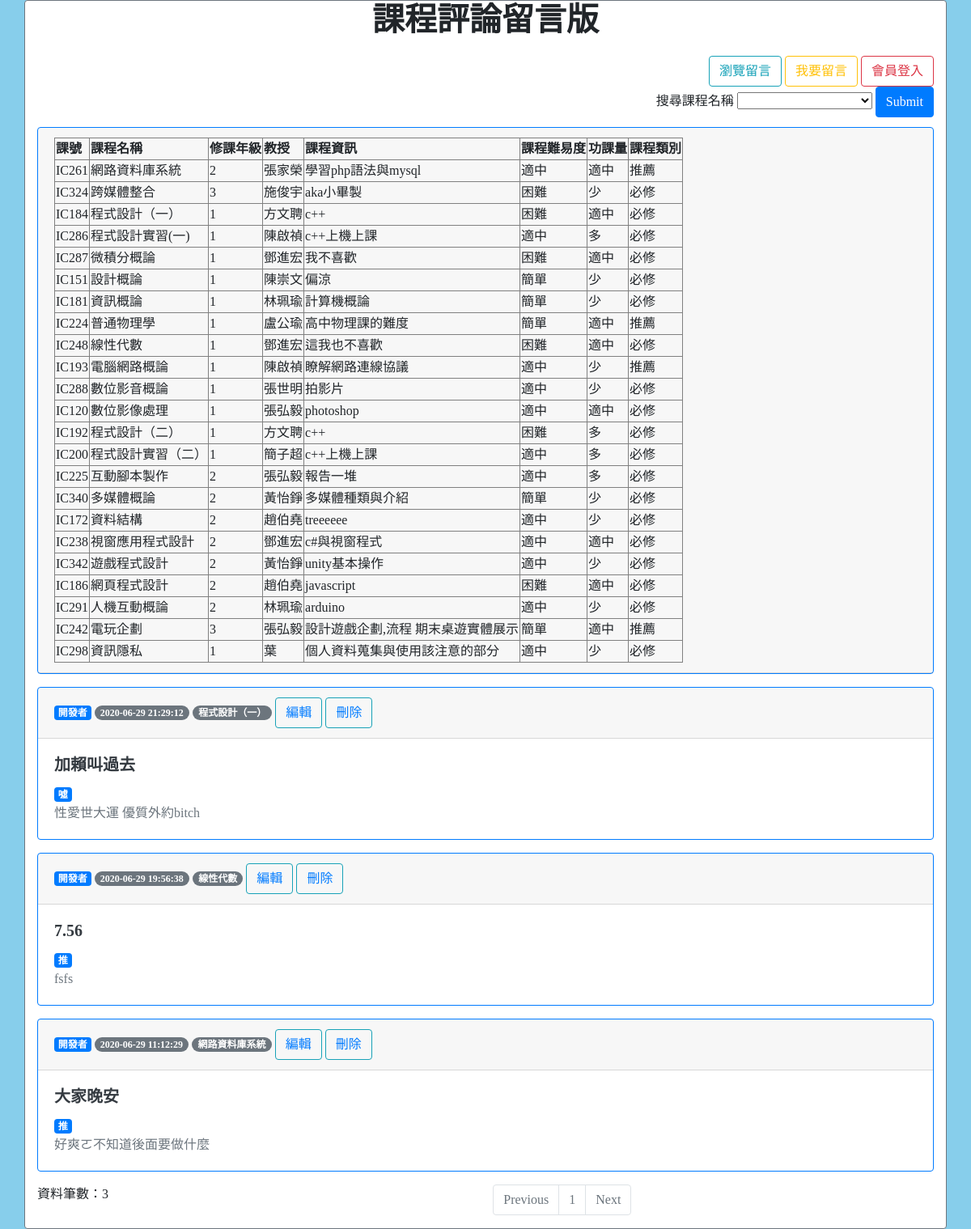
Page /member_center.php on the committed database.
### tables this page shows
CREATE TABLE IF NOT EXISTS `course` (
  `cID` tinyint(3) UNSIGNED ZEROFILL NOT NULL AUTO_INCREMENT,
  `cNum` varchar(10) NOT NULL,
  `cName` varchar(20) NOT NULL,
  `cYear` tinyint(1) NOT NULL,
  `cTeacher` varchar(20) NOT NULL,
  `cInfo` text NOT NULL,
  `cHard` enum('困難','適中','簡單') NOT NULL DEFAULT '適中',
  `cHW` enum('多','適中','少') NOT NULL DEFAULT '適中',
  `cRec` enum('推薦','不建議','必修') NOT NULL DEFAULT '推薦',
  PRIMARY KEY (`cID`)
);

CREATE TABLE IF NOT EXISTS `board` (
  `bID` int(10) UNSIGNED ZEROFILL NOT NULL AUTO_INCREMENT,
  `bUser` varchar(20) NOT NULL,
  `bTime` datetime NOT NULL,
  `bName` varchar(20) DEFAULT NULL,
  `bRec` enum('推','噓') NOT NULL DEFAULT '推',
  `bSub` varchar(100) NOT NULL,
  `bContent` text NOT NULL,
  PRIMARY KEY (`bID`)
);

### member_center.php (the view, shortened to what this page needs)
<?php
	include("connMysql.php");
	$pageRow_records= 5;
	$num_pages=1;
	$startRow_records=($num_pages-1)*$pageRow_records;
	$test="";
	$query_info="SELECT * FROM course WHERE cName like'$test%'";
	$result = $db_link->query($query_info);
	$query_RecBoard="SELECT * FROM board WHERE bName like'$test%' ORDER BY bTime DESC";
	$query_limit_RecBoard=$query_RecBoard." LIMIT {$startRow_records},{$pageRow_records}";
	$RecBoard=$db_link->query($query_limit_RecBoard);
	$all_RecBoard=$db_link->query($query_RecBoard);
	$total_records=$all_RecBoard -> num_rows;
	$total_pages=ceil($total_records/$pageRow_records);
	$query_RecCourse="SELECT * FROM course ORDER BY cYear ASC";
	$RecCourse=$db_link->query($query_RecCourse);
?>
<!DOCTYPE html>
<html lang="en">
<head>
	<link rel="stylesheet" href="https://stackpath.bootstrapcdn.com/bootstrap/4.5.0/css/bootstrap.min.css">
</head>
<body>
	<div class="container border border-secondary rounded">
		<div class="row">
			<div class="col-sm">
				<h1 class="font-weight-bolder text-center">課程評論留言版</h1>
			</div>
		</div>
		<div class="row">
			<div class="col-sm text-right" style="padding: 12px 15px">
				<a class="btn btn-outline-info" href="member_center.php" role="button">瀏覽留言</a>
				<a class="btn btn-outline-warning" href="post.php" role="button">我要留言</a>
				<a class="btn btn-outline-danger" href="login.php" role="button">會員登入</a>
				<form action="" id="carform" method="post">
				<label for="board_class">搜尋課程名稱</label>
					<select id="board_class" name="test" form="carform">
					<option value=""></option>
				  	<?php
					while($row_RecCourse=$RecCourse->fetch_assoc()) {
					?>
					<option value="<?php echo $row_RecCourse['cName']; ?>"><?php echo $row_RecCourse['cName']; ?></option>
					<?php } ?>
					</select>
					<input class="btn btn-primary" type="submit" >
				</form>
			</div>
		</div>
		<div class="row">
			<div class="col-sm">
				<div class="card border-primary mb-3">
					<div class="card-header">
						<table border="1" cellspacing="0">
							<tr>
								<th>課號</th>
								<th>課程名稱</th>
								<th>修課年級</th>
								<th>教授</th>
								<th>課程資訊</th>
								<th>課程難易度</th>
								<th>功課量</th>
								<th>課程類別</th>
							</tr>
						<?
						while($row_result = $result->fetch_assoc())
						{
							echo "<tr><td>".$row_result['cNum']."</td><td>".$row_result['cName']."</td><td>".$row_result['cYear']."</td><td>".$row_result['cTeacher']."</td><td>".$row_result["cInfo"]."</td><td>".$row_result['cHard']."</td><td>".$row_result["cHW"]."</td><td>".$row_result["cRec"]."</td>";
						}
						?>
						</table>
					</div>
				</div>
			</div>
		</div>
		<?php while($row_RecBoard=$RecBoard->fetch_assoc()) { ?>
		<div class="row">
			<div class="col-sm">
				<div class="card border-primary mb-3">
					<div class="card-header">
						<span class="badge badge-primary"><?php echo $row_RecBoard['bUser'];?></span>
						<span class="badge badge-pill badge-secondary"><?php echo $row_RecBoard['bTime'];?></span>
						<span class="badge badge-pill badge-secondary"><?php echo $row_RecBoard['bName'];?></span>
						<span class="btn btn-outline-info"><a href="update.php?id=<?php echo $row_RecBoard["bID"]; ?>">編輯</a></span>
						<span class="btn btn-outline-info"><a href="member_delete.php?id=<?php echo $row_RecBoard["bID"]; ?>">刪除</a></span>
					</div>
					<div class="card-body text-secondary">
						<h5 class="card-title text-dark font-weight-bold"><?php echo $row_RecBoard['bSub'];?></h5>
						<span class="badge badge-primary"><?php echo $row_RecBoard['bRec'];?></span>
						<p class="card-text">
							<?php echo $row_RecBoard['bContent'];?>
						</p>
					</div>
				</div>
			</div>
		</div>
		<?php } ?>
		<div class="row">
			<div class="col-sm-2">資料筆數：<?php echo $total_records; ?></div>
			<div class="col-sm-10">
				<nav aria-label="Page navigation example">
					<ul class="pagination justify-content-center">
						<li class="page-item <?php if($num_pages==1) echo 'disabled'?>">
							<a class="page-link" href="admin.php?page=<?php echo $num_pages-1?>">Previous</a></li>
						<?php
							for($i=1; $i<=$total_pages; $i++)
							{
								$str1="";
								if($i==$num_pages)
									$str1='<li class="page-item disabled">';
								else
									$str1='<li class="page-item">';
								$str2="<a class='page-link' href='admin.php?page={$i}'>{$i}</a></li>";
								echo $str1.$str2;
							}
						?>
						<li class="page-item <?php if($num_pages>=$total_pages) echo 'disabled'?>">
							<a class="page-link" href="admin.php?page=<?php echo $num_pages+1 ?>">Next</a>
						</li>
					</ul>
				</nav>
			</div>
		</div>
	</div>
</body>
</html>

### member_center.php (style rules this page uses)
body { background: skyblue; }
* { font-family:"微軟正黑體"; }
.container { background: white; }
span { font-size: 10px; }

### rows in the picture
course: cNum "IC261", cName "網路資料庫系統", cYear "2", cTeacher "張家榮", cInfo "學習php語法與mysql", cHard "適中", cHW "適中", cRec "推薦"
course: cNum "IC324", cName "跨媒體整合", cYear "3", cTeacher "施俊宇", cInfo "aka小畢製", cHard "困難", cHW "少", cRec "必修"
course: cNum "IC184", cName "程式設計（一）", cYear "1", cTeacher "方文聘", cInfo "c++", cHard "困難", cHW "適中", cRec "必修"
course: cNum "IC286", cName "程式設計實習(一)", cYear "1", cTeacher "陳啟禎", cInfo "c++上機上課", cHard "適中", cHW "多", cRec "必修"
course: cNum "IC287", cName "微積分概論", cYear "1", cTeacher "鄧進宏", cInfo "我不喜歡", cHard "困難", cHW "適中", cRec "必修"
course: cNum "IC151", cName "設計概論", cYear "1", cTeacher "陳崇文", cInfo "偏涼", cHard "簡單", cHW "少", cRec "必修"
course: cNum "IC181", cName "資訊概論", cYear "1", cTeacher "林珮瑜", cInfo "計算機概論", cHard "簡單", cHW "少", cRec "必修"
course: cNum "IC224", cName "普通物理學", cYear "1", cTeacher "盧公瑜", cInfo "高中物理課的難度", cHard "簡單", cHW "適中", cRec "推薦"
course: cNum "IC248", cName "線性代數", cYear "1", cTeacher "鄧進宏", cInfo "這我也不喜歡", cHard "困難", cHW "適中", cRec "必修"
course: cNum "IC193", cName "電腦網路概論", cYear "1", cTeacher "陳啟禎", cInfo "瞭解網路連線協議", cHard "適中", cHW "少", cRec "推薦"
course: cNum "IC288", cName "數位影音概論", cYear "1", cTeacher "張世明", cInfo "拍影片", cHard "適中", cHW "少", cRec "必修"
course: cNum "IC120", cName "數位影像處理", cYear "1", cTeacher "張弘毅", cInfo "photoshop", cHard "適中", cHW "適中", cRec "必修"
course: cNum "IC192", cName "程式設計（二）", cYear "1", cTeacher "方文聘", cInfo "c++", cHard "困難", cHW "多", cRec "必修"
course: cNum "IC200", cName "程式設計實習（二）", cYear "1", cTeacher "簡子超", cInfo "c++上機上課", cHard "適中", cHW "多", cRec "必修"
course: cNum "IC225", cName "互動腳本製作", cYear "2", cTeacher "張弘毅", cInfo "報告一堆", cHard "適中", cHW "多", cRec "必修"
course: cNum "IC340", cName "多媒體概論", cYear "2", cTeacher "黃怡錚", cInfo "多媒體種類與介紹", cHard "簡單", cHW "少", cRec "必修"
course: cNum "IC172", cName "資料結構", cYear "2", cTeacher "趙伯堯", cInfo "treeeeee", cHard "適中", cHW "少", cRec "必修"
course: cNum "IC238", cName "視窗應用程式設計", cYear "2", cTeacher "鄧進宏", cInfo "c#與視窗程式", cHard "適中", cHW "適中", cRec "必修"
course: cNum "IC342", cName "遊戲程式設計", cYear "2", cTeacher "黃怡錚", cInfo "unity基本操作", cHard "適中", cHW "少", cRec "必修"
course: cNum "IC186", cName "網頁程式設計", cYear "2", cTeacher "趙伯堯", cInfo "javascript", cHard "困難", cHW "適中", cRec "必修"
course: cNum "IC291", cName "人機互動概論", cYear "2", cTeacher "林珮瑜", cInfo "arduino", cHard "適中", cHW "少", cRec "必修"
course: cNum "IC242", cName "電玩企劃", cYear "3", cTeacher "張弘毅", cInfo "設計遊戲企劃,流程 期末桌遊實體展示", cHard "簡單", cHW "適中", cRec "推薦"
course: cNum "IC298", cName "資訊隱私", cYear "1", cTeacher "葉", cInfo "個人資料蒐集與使用該注意的部分", cHard "適中", cHW "少", cRec "必修"
board: bUser "開發者", bTime "2020-06-29 21:29:12", bName "程式設計（一）", bSub "加賴叫過去", bRec "噓", bContent "性愛世大運 優質外約bitch"
board: bUser "開發者", bTime "2020-06-29 19:56:38", bName "線性代數", bSub "7.56", bRec "推", bContent "fsfs"
board: bUser "開發者", bTime "2020-06-29 11:12:29", bName "網路資料庫系統", bSub "大家晚安", bRec "推", bContent "好爽ㄛ不知道後面要做什麼"

### other values in the picture
$total_records "3"
